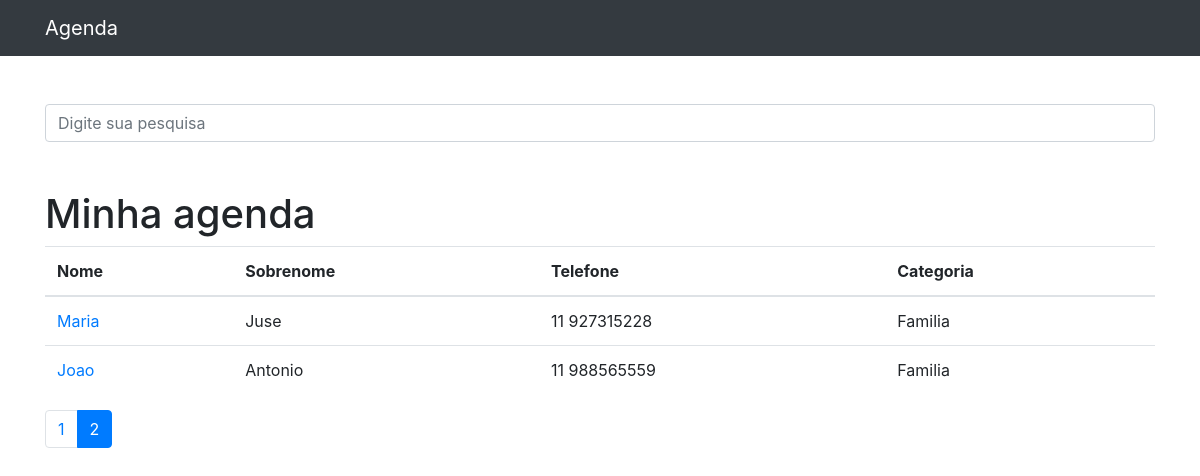
Screenshot of /?p=2&termo= with the database file from the repository.
### contatos/models.py (models this page shows, shortened)
class Contato(models.Model):
    nome = models.CharField(max_length=255)
    sobrenome = models.CharField(max_length=255, blank=True)
    telefone = models.CharField(max_length=255)
    email = models.CharField(max_length=255, blank=True)
    data_crianao = models.DateTimeField(default=timezone.now)
    descrinao = models.TextField(blank=True)
    categoria = models.ForeignKey(Categoria, on_delete=models.DO_NOTHING)
    mostrar = models.BooleanField(default=True)
    foto = models.ImageField(blank=True, upload_to='fotos/%Y/%m')

class Categoria(models.Model):
    nome = models.CharField(max_length=255)
    def __str__(self):
        return self.nome

### contatos/views.py (the view)
# urls.py: path('', views.index, name='index'),
def index(request):
    contatos = Contato.objects.order_by('-id').filter(
        mostrar=True
    )
    paginator = Paginator(contatos, 5)
    page = request.GET.get('p')
    contatos = paginator.get_page(page)
    return render(request, 'contatos/index.html', {
        'contatos': contatos
    })

### contatos/templates/contatos/index.html
{% extends 'base.html' %}
{%block 'conteudo'%}
<h1 class="mt-5">Minha agenda</h1>
<table class="table">
    <thead>
    <tr>
        <th>Nome</th>
        <th>Sobrenome</th>
        <th>Telefone</th>
        <th>Categoria</th>
    </tr>
    </thead>
    <tbody>
    {% for contato in contatos %}
        {% if contato.mostrar%}
            <tr>
                <td>
                    <a href="{% url 'ver_contato' contato.id %}">{{ contato.nome }}</a>
                </td>
                <td>{{ contato.sobrenome }}</td>
                <td>{{ contato.telefone }}</td>
                <td>{{ contato.categoria }}</td>
            </tr>
        {%endif%}
    {% endfor %}
    </tbody>
</table>
<nav aria-label="Page navigation example">
  <ul class="pagination">
      {% for pagina in contatos.paginator.page_range %}
        {% if contatos.number == pagina %}
            <li class="page-item active"><a class="page-link" href="?p={{ pagina }}&termo={{ request.GET.termo }}">{{pagina}}</a></li>
        {% else  %}
            <li class="page-item"><a class="page-link" href="?p={{ pagina }}&termo={{ request.GET.termo }}">{{pagina}}</a></li>
        {% endif %}
      {% endfor %}
  </ul>
</nav>
{%endblock%}

### rows the page displays
Contato: nome "Maria", sobrenome "Juse", telefone "11 927315228", categoria "Familia"
Contato: nome "Joao", sobrenome "Antonio", telefone "11 988565559", categoria "Familia"

### other values shown
{{ pagina }} "1"
{{ pagina }} "2"
